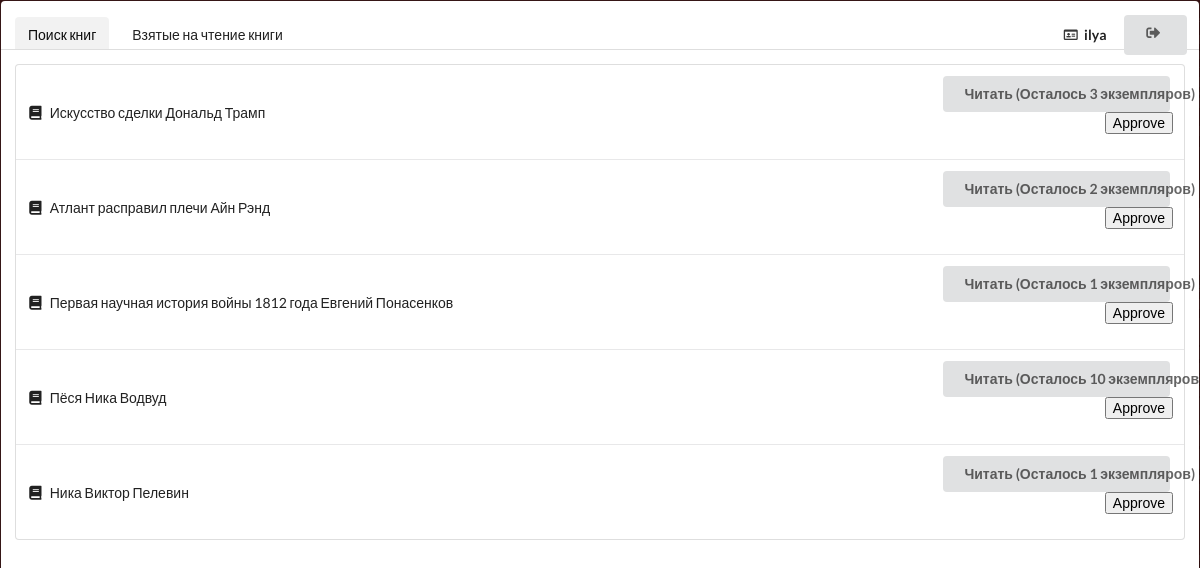
Page /main/search/ (signed in) on the committed database.
### Books/models.py (models this page shows)
class Book(models.Model):
    title = models.CharField(max_length=50, help_text="Название книги")
    author = models.CharField(max_length=50, help_text="Автор книги")
    cover = models.ImageField(upload_to='covers')
    count = models.IntegerField()

### Books/views.py (the view)
# urls.py: path('search/', views.Searching, name='search'),
def Searching(request):
    current_user = request.user
    books = Book.objects.all()
    reading = ReadingList.objects.all().filter(user_id=current_user)
    complete = CompleteList.objects.all().filter(user_id=current_user)
    return render(request, 'Books/search.html', {'reading': reading, 'complete': complete, 'books':books})

### Books/templates/Books/search.html (shortened to what this page needs)
{% extends 'Books/base.html' %}
{% block panel %}
                <a class="active item">
                    Поиск книг
                </a>
                <a class="item" href="/main">
                    Взятые на чтение книги
                </a>
                <div class="right menu">
                    <a class="item">
                        <i class="id card outline icon"></i> <b>{{ user.username }}</b>
                    </a>
                    <div class="ui vertical animated button" tabindex="0">
                        <div class="visible content">
                            <i class="sign out icon"></i>
                        </div>
                    </div>
                </div>
{% endblock %}
{% block table_content %}
{% for book in books %}
                    <tr>
                        <td class="collapsing">
                            <i class="book icon"></i> {{ book.title }} {{ book.author }}
                        </td>
                        <td class="right aligned collapsing">
                            <button class="ui button" style="width: 50%;">
                                Читать (Осталось {{ book.count }} экземпляров)
                            </button>
                            <form action="{% url 'Books:addreading' book.id %}" method=POST>{% csrf_token %}
                            <button id="approve-btn" type="submit">Approve</button>
                            </form>
                        </td>
                    </tr>
{% endfor %}
{% endblock %}

### Books/templates/Books/base.html (style rules this page uses)
body { background-color: #DADADA; }

### rows in the picture
Book: title "Искусство сделки", author "Дональд Трамп", count "3"
Book: title "Атлант расправил плечи", author "Айн Рэнд", count "2"
Book: title "Первая научная история войны 1812 года", author "Евгений Понасенков", count "1"
Book: title "Пёся", author "Ника Водвуд", count "10"
Book: title "Ника", author "Виктор Пелевин", count "1"

### other values in the picture
{{ user.username }} "ilya"
